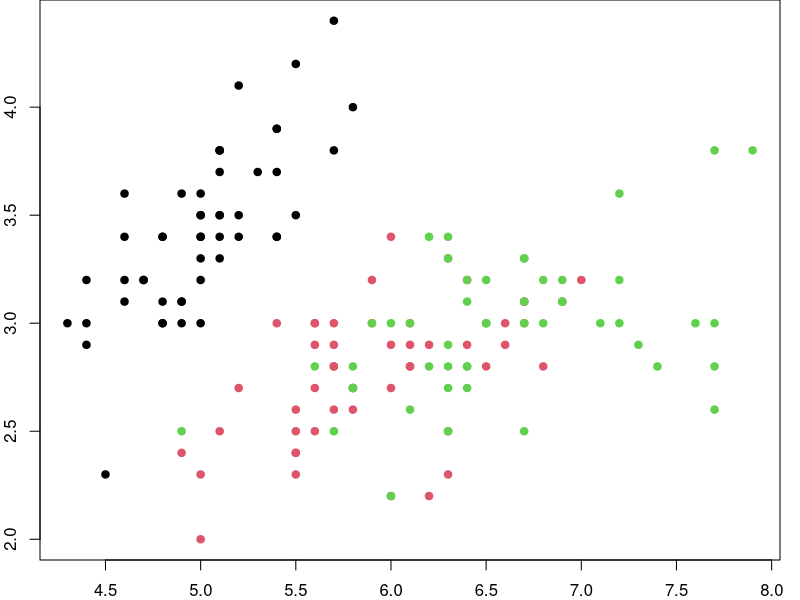
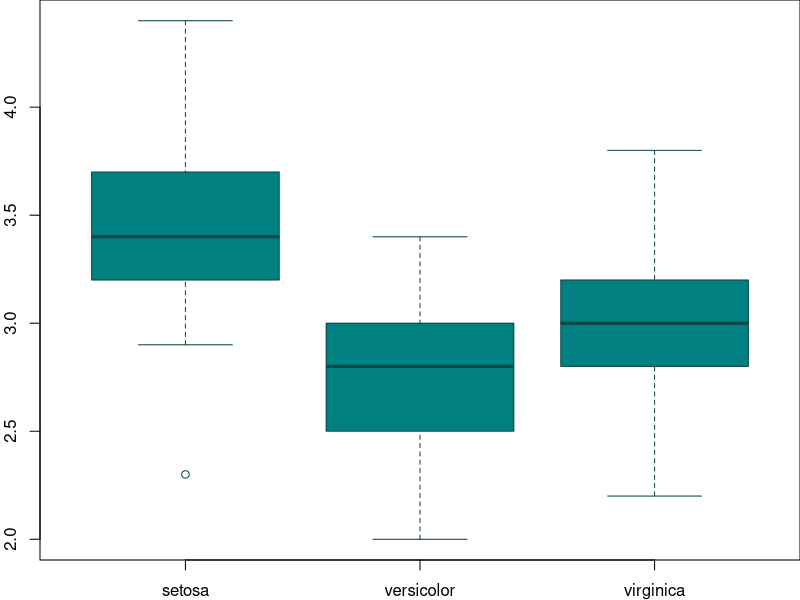

Write R code to recreate these figures, in order.
## ---- chunk 1
knitr::opts_chunk$set(echo = FALSE,
                      warning = FALSE,
                      tidy = FALSE,
                      message = FALSE,
                      fig.align = 'center',
                      out.width = "100%",
                      dpi=300)
options(knitr.table.format = "html") 
## ---- chunk 2
knitr::write_bib(c('posterdown', 'rmarkdown','pagedown'), 'packages.bib')
## ---- chunk 3
par(mar=c(2,2,0,1))
plot(x = iris$Sepal.Length, y = iris$Sepal.Width,
     col = iris$Species, pch = 19, xlab = "Sepal Length",
     ylab = "Sepal Width")
## ---- chunk 4
#trim whitespace
par(mar=c(2,2,0,0))
#plot boxplots
boxplot(iris$Sepal.Width~iris$Species,
        col = "#008080", 
        border = "#0b4545",
        ylab = "Sepal Width (cm)",
        xlab = "Species")
## ---- chunk 5
knitr::kable(
  iris[1:15,1:5], format = "html",
  caption = "A table made with the **knitr::kable** function.",
  align = "c", col.names = c("Sepal <br> Length",
                             "Sepal <br> Width",
                             "Petal <br> Length",
                             "Petal <br> Width",
                             "Species"),
  escape = FALSE)
